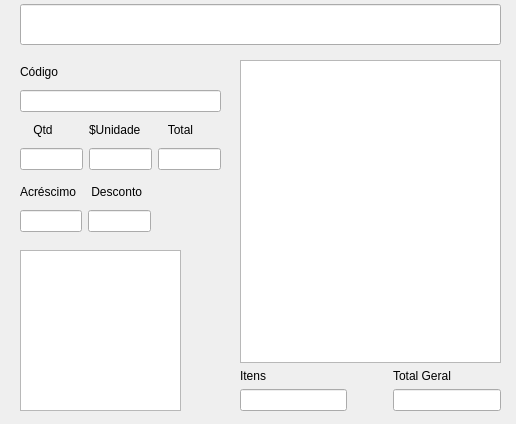
<?xml version="1.0" encoding="UTF-8"?>
<ui version="4.0">
 <class>VendaWindow</class>
 <widget class="QDialog" name="VendaWindow">
  <property name="geometry">
   <rect>
    <x>0</x>
    <y>0</y>
    <width>516</width>
    <height>424</height>
   </rect>
  </property>
  <property name="windowTitle">
   <string>Dialog</string>
  </property>
  <widget class="QLineEdit" name="lineEditDescricao">
   <property name="geometry">
    <rect>
     <x>20</x>
     <y>4</y>
     <width>481</width>
     <height>41</height>
    </rect>
   </property>
  </widget>
  <widget class="QGraphicsView" name="graphicsView_Produto">
   <property name="geometry">
    <rect>
     <x>20</x>
     <y>250</y>
     <width>161</width>
     <height>161</height>
    </rect>
   </property>
  </widget>
  <widget class="QWidget" name="">
   <property name="geometry">
    <rect>
     <x>20</x>
     <y>60</y>
     <width>201</width>
     <height>110</height>
    </rect>
   </property>
   <layout class="QVBoxLayout" name="verticalLayout_5">
    <item>
     <layout class="QVBoxLayout" name="verticalLayout_4">
      <item>
       <widget class="QLabel" name="labelCod">
        <property name="text">
         <string>Código</string>
        </property>
       </widget>
      </item>
      <item>
       <widget class="QLineEdit" name="lineEditCod"/>
      </item>
     </layout>
    </item>
    <item>
     <layout class="QHBoxLayout" name="horizontalLayout">
      <item>
       <layout class="QVBoxLayout" name="verticalLayout_3">
        <item>
         <widget class="QLabel" name="labelQtd">
          <property name="text">
           <string>    Qtd</string>
          </property>
         </widget>
        </item>
        <item>
         <widget class="QLineEdit" name="lineEditQtd"/>
        </item>
       </layout>
      </item>
      <item>
       <layout class="QVBoxLayout" name="verticalLayout_2">
        <item>
         <widget class="QLabel" name="labelValorUnidade">
          <property name="text">
           <string>$Unidade</string>
          </property>
         </widget>
        </item>
        <item>
         <widget class="QLineEdit" name="lineEditValorUnidade"/>
        </item>
       </layout>
      </item>
      <item>
       <layout class="QVBoxLayout" name="verticalLayout">
        <item>
         <widget class="QLabel" name="labelTotal">
          <property name="text">
           <string>   Total</string>
          </property>
         </widget>
        </item>
        <item>
         <widget class="QLineEdit" name="lineEditTotal"/>
        </item>
       </layout>
      </item>
     </layout>
    </item>
   </layout>
  </widget>
  <widget class="QWidget" name="">
   <property name="geometry">
    <rect>
     <x>20</x>
     <y>180</y>
     <width>131</width>
     <height>52</height>
    </rect>
   </property>
   <layout class="QHBoxLayout" name="horizontalLayout_2">
    <item>
     <layout class="QVBoxLayout" name="verticalLayout_6">
      <item>
       <widget class="QLabel" name="labelAcrescimo">
        <property name="font">
         <font>
          <pointsize>9</pointsize>
         </font>
        </property>
        <property name="text">
         <string>Acréscimo</string>
        </property>
       </widget>
      </item>
      <item>
       <widget class="QLineEdit" name="lineEditQtd_2"/>
      </item>
     </layout>
    </item>
    <item>
     <layout class="QVBoxLayout" name="verticalLayout_7">
      <item>
       <widget class="QLabel" name="labelDesconto">
        <property name="font">
         <font>
          <pointsize>9</pointsize>
         </font>
        </property>
        <property name="text">
         <string> Desconto</string>
        </property>
       </widget>
      </item>
      <item>
       <widget class="QLineEdit" name="lineEditDesconto"/>
      </item>
     </layout>
    </item>
   </layout>
  </widget>
  <widget class="QWidget" name="">
   <property name="geometry">
    <rect>
     <x>240</x>
     <y>60</y>
     <width>261</width>
     <height>351</height>
    </rect>
   </property>
   <layout class="QVBoxLayout" name="verticalLayout_10">
    <item>
     <widget class="QTableView" name="tV_notaFiscal"/>
    </item>
    <item>
     <layout class="QHBoxLayout" name="horizontalLayout_3" stretch="1,0,0">
      <item>
       <layout class="QVBoxLayout" name="verticalLayout_8">
        <item>
         <widget class="QLabel" name="label_itens">
          <property name="text">
           <string>Itens</string>
          </property>
         </widget>
        </item>
        <item>
         <widget class="QLineEdit" name="lineEdit_Itens"/>
        </item>
       </layout>
      </item>
      <item>
       <spacer name="horizontalSpacer">
        <property name="orientation">
         <enum>Qt::Horizontal</enum>
        </property>
        <property name="sizeHint" stdset="0">
         <size>
          <width>40</width>
          <height>20</height>
         </size>
        </property>
       </spacer>
      </item>
      <item>
       <layout class="QVBoxLayout" name="verticalLayout_9">
        <item>
         <widget class="QLabel" name="label_TotalGeral">
          <property name="text">
           <string>Total Geral</string>
          </property>
         </widget>
        </item>
        <item>
         <widget class="QLineEdit" name="lineEdit_TotalGeral"/>
        </item>
       </layout>
      </item>
     </layout>
    </item>
   </layout>
  </widget>
  <zorder>lineEditDescricao</zorder>
  <zorder>labelCod</zorder>
  <zorder>lineEditCod</zorder>
  <zorder>labelQtd</zorder>
  <zorder>lineEditQtd</zorder>
  <zorder>labelValorUnidade</zorder>
  <zorder>lineEditValorUnidade</zorder>
  <zorder>labelTotal</zorder>
  <zorder>lineEditTotal</zorder>
  <zorder>lineEditValorUnidade</zorder>
  <zorder>tV_notaFiscal</zorder>
  <zorder>lineEditQtd_2</zorder>
  <zorder>lineEditDesconto</zorder>
  <zorder>labelAcrescimo</zorder>
  <zorder>labelDesconto</zorder>
  <zorder>labelAcrescimo</zorder>
  <zorder>graphicsView_Produto</zorder>
  <zorder>lineEdit_Itens</zorder>
  <zorder>label_itens</zorder>
  <zorder>label_TotalGeral</zorder>
  <zorder>lineEdit_TotalGeral</zorder>
 </widget>
 <resources/>
 <connections/>
</ui>
